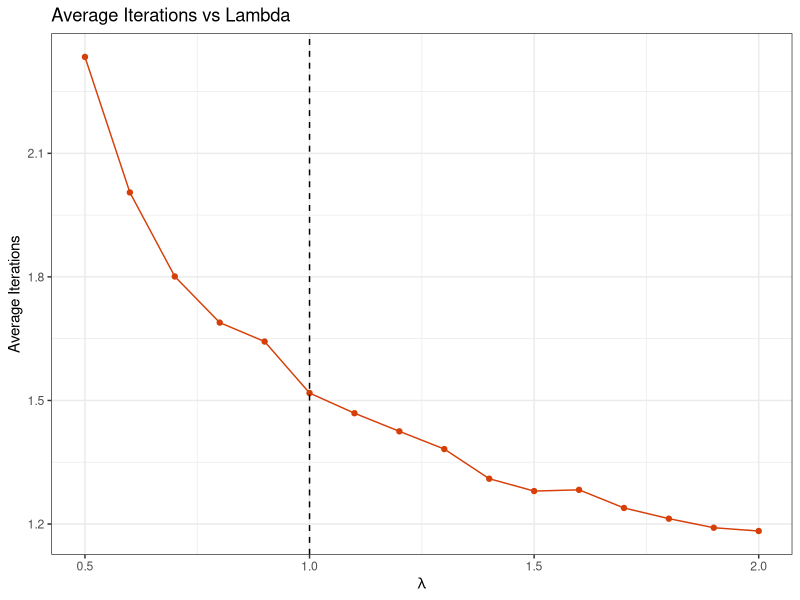

R code for this plot:
## ---- chunk 1
set.seed(202425)
alpha <- 2
beta <- 3
u <- runif(1)
X <- (-log(1-u)/alpha)^(1/beta)
X
## ---- chunk 2
set.seed(202425)
N <- 10000
accepted <- replicate(N, {
  accept <- FALSE
  while(!accept) {
    X <- rexp(1)
    if(X < 0.05) accept <- TRUE
  }
  X
})
mean(accepted)
## ---- chunk 3
set.seed(202425)
N <- 10000
meanClaim <- 800            
lambda <- 1 / meanClaim     
claimProb <- 0.05
threshold <- 50000

exceedProb <- replicate(N, {
  claims <- rbinom(1000, 1, claimProb)                       
  numClaims <- sum(claims)                                   
  if (numClaims > 0) {
    claimAmounts <- rexp(numClaims, rate = lambda)          
    totalClaim <- sum(claimAmounts)                          
  } else {
    totalClaim <- 0
  }
  totalClaim > threshold                                      
})

estimatedProbability <- mean(exceedProb)
print(estimatedProbability)
## ---- chunk 4
set.seed(202425)
u <- runif(1)
x <- (-1 + sqrt(1 + 8 * u)) / 2
x
## ---- chunk 5
set.seed(202425)
M <- 1.5  
repeat {
  X <- runif(1)
  U <- runif(1)
  if (U <= (1 + 2 * X) / 3) break 
}
X
## ---- chunk 6
library(purrr)
library(ggplot2)
set.seed(202425)
rejectionIterations <- function(lambda, nTrials = 1000) {
  map_dbl(1:nTrials, function(i) {
    accept <- FALSE
    iterationCount <- 0
    while (!accept) {
      x <- rexp(1, rate = lambda)
      u <- runif(1)
      if (u <= exp(-(x^2) / 2)) accept <- TRUE
      iterationCount <- iterationCount + 1
    }
    return(iterationCount)
  }) %>% mean()
}

lambdaValues <- seq(0.5, 2, by = 0.1)
iterationsPerLambda <- map_dbl(lambdaValues, rejectionIterations)
df <- data.frame(lambda = lambdaValues, iterations = iterationsPerLambda)

ggplot(df, aes(x = lambda, y = iterations)) +
  geom_line(color = "#D73F09") +
  geom_point(color = "#D73F09") +
  geom_vline(xintercept = 1, linetype = "dashed", color = "#000000") +
  labs(x = expression(lambda), y = "Average Iterations", 
       title = "Average Iterations vs Lambda") +
  theme_bw()
